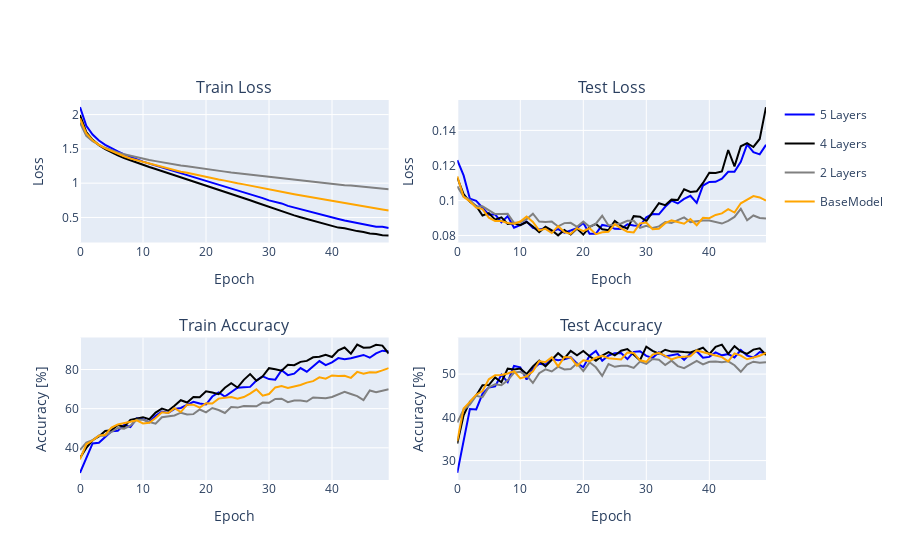

Source (notebook cell):
### Code cell
import plotly.graph_objects as go
from plotly.subplots import make_subplots

# Define colors for each label
color_map = {
    '5 Layers': 'blue',
    '4 Layers': 'black',
    '2 Layers': 'gray',
    'BaseModel': 'orange'
}

# Create a 2x2 grid of subplots
fig = make_subplots(rows=2, cols=2, subplot_titles=("Train Loss", "Test Loss", "Train Accuracy", "Test Accuracy"))

# Row 1, Col 1 (Train Loss)
fig.add_trace(go.Scatter(y=hist5layers['train_loss'], mode='lines', name='5 Layers', legendgroup='5 Layers', hoverinfo='name+y', line={"color":color_map['5 Layers']}), row=1, col=1)
fig.add_trace(go.Scatter(y=hist4layers['train_loss'], mode='lines', name='4 Layers',  legendgroup='4 Layers', hoverinfo='name+y', line={"color":color_map['4 Layers']}), row=1, col=1)
fig.add_trace(go.Scatter(y=hist2layers['train_loss'], mode='lines', name='2 Layers', legendgroup='2 Layers', hoverinfo='name+y', line={"color":color_map['2 Layers']}), row=1, col=1)
fig.add_trace(go.Scatter(y=histBaseModel['train_loss'], mode='lines', name='BaseModel', legendgroup='BaseModel', hoverinfo='name+y', line={"color":color_map['BaseModel']}), row=1, col=1)

# Row 1, Col 2 (Test Loss)
fig.add_trace(go.Scatter(y=hist5layers['test_loss'], mode='lines', name='5 Layers', legendgroup='5 Layers', hoverinfo='name+y', showlegend=False, line={"color":color_map['5 Layers']}), row=1, col=2)
fig.add_trace(go.Scatter(y=hist4layers['test_loss'], mode='lines', name='4 Layers', legendgroup='4 Layers', hoverinfo='name+y', showlegend=False, line={"color":color_map['4 Layers']}), row=1, col=2)
fig.add_trace(go.Scatter(y=hist2layers['test_loss'], mode='lines', name='2 Layers', legendgroup='2 Layers', hoverinfo='name+y', showlegend=False, line={"color":color_map['2 Layers']}), row=1, col=2)
fig.add_trace(go.Scatter(y=histBaseModel['test_loss'], mode='lines', name='BaseModel', legendgroup='BaseModel', hoverinfo='name+y', showlegend=False, line={"color":color_map['BaseModel']}), row=1, col=2)

# Row 2, Col 1 (Train Accuracy)
fig.add_trace(go.Scatter(y=hist5layers['train_accuracy'], mode='lines', name='5 Layers', legendgroup='5 Layers', hoverinfo='name+y', showlegend=False, line={"color":color_map['5 Layers']}), row=2, col=1)
fig.add_trace(go.Scatter(y=hist4layers['train_accuracy'], mode='lines', name='4 Layers', legendgroup='4 Layers', hoverinfo='name+y', showlegend=False, line={"color":color_map['4 Layers']}), row=2, col=1)
fig.add_trace(go.Scatter(y=hist2layers['train_accuracy'], mode='lines', name='2 Layers', legendgroup='2 Layers', hoverinfo='name+y', showlegend=False, line={"color":color_map['2 Layers']}), row=2, col=1)
fig.add_trace(go.Scatter(y=histBaseModel['train_accuracy'], mode='lines', name='BaseModel', legendgroup='BaseModel', hoverinfo='name+y', showlegend=False, line={"color":color_map['BaseModel']}), row=2, col=1)

# Row 2, Col 2 (Test Accuracy)
fig.add_trace(go.Scatter(y=hist5layers['test_accuracy'], mode='lines', name='5 Layers', legendgroup='5 Layers', hoverinfo='name+y', showlegend=False, line={"color":color_map['5 Layers']}), row=2, col=2)
fig.add_trace(go.Scatter(y=hist4layers['test_accuracy'], mode='lines', name='4 Layers', legendgroup='4 Layers', hoverinfo='name+y', showlegend=False, line={"color":color_map['4 Layers']}), row=2, col=2)
fig.add_trace(go.Scatter(y=hist2layers['test_accuracy'], mode='lines', name='2 Layers', legendgroup='2 Layers', hoverinfo='name+y', showlegend=False, line={"color":color_map['2 Layers']}), row=2, col=2)
fig.add_trace(go.Scatter(y=histBaseModel['test_accuracy'], mode='lines', name='BaseModel', legendgroup='BaseModel', hoverinfo='name+y', showlegend=False, line={"color":color_map['BaseModel']}), row=2, col=2)

# Set x-axis and y-axis labels for each subplot
fig.update_xaxes(title_text='Epoch', row=1, col=1)
fig.update_xaxes(title_text='Epoch', row=1, col=2)
fig.update_xaxes(title_text='Epoch', row=2, col=1)
fig.update_xaxes(title_text='Epoch', row=2, col=2)

fig.update_yaxes(title_text='Loss', row=1, col=1)
fig.update_yaxes(title_text='Loss', row=1, col=2)
fig.update_yaxes(title_text='Accuracy [%]', row=2, col=1)
fig.update_yaxes(title_text='Accuracy [%]', row=2, col=2)

# Show the figure
fig.show()

### Figure 1 — Plotly figure (JSON) as saved in the notebook; plotly's stock layout.template omitted (floating-point values rounded to 4 significant figures)
{"data": [{"hoverinfo": "name+y", "legendgroup": "5 Layers", "line": {"color": "blue"}, "mode": "lines", "name": "5 Layers", "y": [2.108, 1.835, 1.709, 1.622, 1.558, 1.505, 1.462, 1.42, 1.381, 1.347, 1.313, 1.285, 1.257, 1.227, 1.199, 1.173, 1.145, 1.117, 1.091, 1.061, 1.036, 1.006, 0.9808, 0.9494, 0.9252, 0.8968, 0.8692, 0.8383, 0.8085, 0.7823, 0.7486, 0.7265, 0.7048, 0.6688, 0.6441, 0.6211, 0.5919, 0.5675, 0.5489, 0.5191, 0.4978, 0.478, 0.4554, 0.4395, 0.414, 0.4009, 0.3825, 0.3652, 0.366, 0.3472], "type": "scatter", "xaxis": "x", "yaxis": "y"}, {"hoverinfo": "name+y", "legendgroup": "4 Layers", "line": {"color": "black"}, "mode": "lines", "name": "4 Layers", "y": [1.993, 1.744, 1.632, 1.555, 1.496, 1.448, 1.406, 1.366, 1.331, 1.297, 1.268, 1.237, 1.207, 1.177, 1.146, 1.117, 1.087, 1.06, 1.029, 1.0, 0.9693, 0.9404, 0.9089, 0.8749, 0.8445, 0.8122, 0.7813, 0.7502, 0.7179, 0.6851, 0.6555, 0.6212, 0.592, 0.5597, 0.5299, 0.503, 0.4795, 0.4491, 0.4292, 0.4021, 0.3808, 0.3523, 0.3427, 0.319, 0.3011, 0.288, 0.2666, 0.2577, 0.2417, 0.239], "type": "scatter", "xaxis": "x", "yaxis": "y"}, {"hoverinfo": "name+y", "legendgroup": "2 Layers", "line": {"color": "gray"}, "mode": "lines", "name": "2 Layers", "y": [1.883, 1.691, 1.611, 1.557, 1.516, 1.479, 1.449, 1.422, 1.399, 1.376, 1.356, 1.338, 1.322, 1.303, 1.291, 1.273, 1.256, 1.245, 1.231, 1.215, 1.202, 1.191, 1.179, 1.168, 1.155, 1.144, 1.131, 1.121, 1.113, 1.101, 1.091, 1.079, 1.067, 1.059, 1.051, 1.036, 1.027, 1.018, 1.011, 1.001, 0.9908, 0.9815, 0.9715, 0.9649, 0.9543, 0.9456, 0.9392, 0.9277, 0.9208, 0.9115], "type": "scatter", "xaxis": "x", "yaxis": "y"}, {"hoverinfo": "name+y", "legendgroup": "BaseModel", "line": {"color": "orange"}, "mode": "lines", "name": "BaseModel", "y": [1.945, 1.725, 1.626, 1.558, 1.507, 1.465, 1.426, 1.393, 1.36, 1.335, 1.307, 1.283, 1.259, 1.234, 1.214, 1.19, 1.168, 1.152, 1.13, 1.11, 1.092, 1.07, 1.054, 1.037, 1.015, 0.9973, 0.9825, 0.963, 0.9448, 0.9241, 0.9093, 0.8922, 0.8731, 0.8574, 0.8396, 0.8235, 0.8062, 0.7871, 0.7688, 0.751, 0.7375, 0.7195, 0.7049, 0.685, 0.6727, 0.6576, 0.6394, 0.623, 0.6154, 0.6004], "type": "scatter", "xaxis": "x", "yaxis": "y"}, {"hoverinfo": "name+y", "legendgroup": "5 Layers", "line": {"color": "blue"}, "mode": "lines", "name": "5 Layers", "showlegend": false, "y": [0.123, 0.1143, 0.101, 0.09979, 0.09584, 0.09186, 0.09206, 0.0875, 0.09103, 0.08439, 0.08598, 0.08797, 0.08442, 0.08337, 0.08413, 0.08223, 0.08365, 0.08158, 0.08282, 0.08419, 0.08713, 0.08096, 0.08092, 0.08603, 0.08534, 0.08377, 0.08367, 0.08637, 0.0857, 0.08551, 0.09041, 0.09219, 0.09208, 0.09639, 0.09986, 0.09829, 0.1009, 0.1026, 0.09864, 0.1085, 0.1105, 0.1106, 0.1124, 0.1163, 0.1164, 0.1221, 0.132, 0.1276, 0.1263, 0.1318], "type": "scatter", "xaxis": "x2", "yaxis": "y2"}, {"hoverinfo": "name+y", "legendgroup": "4 Layers", "line": {"color": "black"}, "mode": "lines", "name": "4 Layers", "showlegend": false, "y": [0.1129, 0.1036, 0.09925, 0.09679, 0.09138, 0.09279, 0.08901, 0.09038, 0.0866, 0.08703, 0.08587, 0.0877, 0.08514, 0.08186, 0.08498, 0.08293, 0.08005, 0.08307, 0.08056, 0.08398, 0.08048, 0.08486, 0.08659, 0.08358, 0.08304, 0.0883, 0.08546, 0.08383, 0.09103, 0.09073, 0.08821, 0.09335, 0.09842, 0.09727, 0.1005, 0.1003, 0.1064, 0.1048, 0.1052, 0.11, 0.1158, 0.1157, 0.1165, 0.1288, 0.1194, 0.1309, 0.1328, 0.1305, 0.1351, 0.1533], "type": "scatter", "xaxis": "x2", "yaxis": "y2"}, {"hoverinfo": "name+y", "legendgroup": "2 Layers", "line": {"color": "gray"}, "mode": "lines", "name": "2 Layers", "showlegend": false, "y": [0.1081, 0.1022, 0.1004, 0.09652, 0.09665, 0.09444, 0.09219, 0.09229, 0.09239, 0.08727, 0.08738, 0.08932, 0.09242, 0.08795, 0.08763, 0.08791, 0.08516, 0.08705, 0.08719, 0.08493, 0.08791, 0.08497, 0.08672, 0.09126, 0.08572, 0.0862, 0.08683, 0.08838, 0.08838, 0.08442, 0.08557, 0.08422, 0.08519, 0.08762, 0.08709, 0.08876, 0.0903, 0.08763, 0.08807, 0.0886, 0.08851, 0.08749, 0.0868, 0.08831, 0.09061, 0.09523, 0.08867, 0.09143, 0.08999, 0.08965], "type": "scatter", "xaxis": "x2", "yaxis": "y2"}, {"hoverinfo": "name+y", "legendgroup": "BaseModel", "line": {"color": "orange"}, "mode": "lines", "name": "BaseModel", "showlegend": false, "y": [0.1138, 0.1021, 0.09943, 0.09586, 0.09507, 0.09014, 0.08833, 0.08825, 0.08717, 0.08672, 0.08795, 0.09078, 0.08774, 0.08294, 0.08379, 0.08138, 0.08531, 0.08193, 0.0809, 0.08421, 0.08253, 0.08413, 0.08075, 0.08186, 0.08209, 0.0865, 0.08407, 0.08217, 0.08175, 0.08688, 0.08737, 0.08353, 0.08383, 0.08702, 0.08859, 0.0875, 0.08671, 0.08939, 0.08588, 0.09011, 0.08983, 0.0917, 0.09258, 0.09503, 0.0931, 0.09838, 0.1002, 0.1025, 0.1017, 0.0999], "type": "scatter", "xaxis": "x2", "yaxis": "y2"}, {"hoverinfo": "name+y", "legendgroup": "5 Layers", "line": {"color": "blue"}, "mode": "lines", "name": "5 Layers", "showlegend": false, "y": [27.19, 34.57, 42.22, 42.54, 45.5, 48.42, 48.71, 51.75, 50.64, 55.0, 54.66, 53.03, 56.32, 58.5, 57.85, 59.87, 60.35, 61.89, 63.53, 62.65, 62.1, 66.2, 68.29, 66.19, 68.51, 70.68, 70.91, 71.11, 74.31, 76.46, 75.1, 74.81, 79.62, 77.12, 77.88, 80.73, 78.89, 81.49, 84.31, 82.22, 83.63, 85.83, 85.3, 85.72, 86.7, 87.44, 86.01, 88.23, 89.62, 89.17], "type": "scatter", "xaxis": "x3", "yaxis": "y3"}, {"hoverinfo": "name+y", "legendgroup": "4 Layers", "line": {"color": "black"}, "mode": "lines", "name": "4 Layers", "showlegend": false, "y": [34.79, 39.97, 43.85, 45.81, 48.62, 48.95, 51.62, 50.72, 54.28, 55.09, 55.65, 54.57, 57.99, 60.04, 58.93, 61.48, 64.29, 63.14, 65.97, 65.79, 68.9, 68.25, 67.43, 70.7, 72.96, 70.8, 74.71, 77.67, 74.23, 76.55, 80.67, 80.12, 79.38, 82.42, 82.17, 83.89, 84.41, 86.24, 86.54, 87.51, 86.36, 89.75, 91.21, 88.07, 92.7, 91.12, 91.18, 92.65, 92.2, 88.15], "type": "scatter", "xaxis": "x3", "yaxis": "y3"}, {"hoverinfo": "name+y", "legendgroup": "2 Layers", "line": {"color": "gray"}, "mode": "lines", "name": "2 Layers", "showlegend": false, "y": [38.92, 42.6, 43.91, 46.24, 46.11, 48.25, 50.14, 49.77, 51.3, 54.32, 54.33, 53.18, 52.29, 55.58, 55.98, 56.5, 57.93, 57.0, 57.2, 59.56, 58.12, 60.33, 59.3, 57.8, 60.79, 60.53, 61.36, 61.37, 61.22, 63.07, 63.01, 64.97, 65.07, 63.32, 64.15, 64.16, 63.67, 65.71, 65.65, 65.32, 65.98, 67.23, 68.6, 67.49, 66.41, 64.4, 69.26, 68.34, 69.11, 69.9], "type": "scatter", "xaxis": "x3", "yaxis": "y3"}, {"hoverinfo": "name+y", "legendgroup": "BaseModel", "line": {"color": "orange"}, "mode": "lines", "name": "BaseModel", "showlegend": false, "y": [34.05, 41.8, 43.72, 46.22, 46.66, 50.39, 51.87, 52.43, 53.3, 54.01, 52.42, 52.79, 55.24, 58.18, 57.77, 60.23, 58.27, 62.01, 62.04, 60.51, 62.8, 62.6, 65.12, 65.62, 65.92, 65.08, 65.91, 67.67, 69.88, 66.64, 67.49, 70.84, 71.5, 70.54, 71.15, 72.1, 73.29, 74.07, 75.98, 75.31, 76.98, 76.62, 76.79, 75.74, 78.77, 77.82, 78.57, 78.48, 79.56, 80.72], "type": "scatter", "xaxis": "x3", "yaxis": "y3"}, {"hoverinfo": "name+y", "legendgroup": "5 Layers", "line": {"color": "blue"}, "mode": "lines", "name": "5 Layers", "showlegend": false, "y": [27.16, 34.67, 41.93, 41.82, 45.42, 46.92, 47.14, 49.82, 48.13, 51.89, 51.55, 48.74, 51.17, 52.41, 52.2, 53.55, 53.2, 53.4, 53.89, 52.48, 51.61, 54.24, 55.34, 53.06, 54.31, 54.84, 54.89, 53.46, 55.14, 55.27, 54.22, 53.75, 55.03, 54.09, 54.42, 54.64, 53.3, 54.74, 55.29, 53.77, 53.97, 55.02, 54.33, 54.62, 53.86, 55.56, 54.26, 53.84, 55.09, 54.79], "type": "scatter", "xaxis": "x4", "yaxis": "y4"}, {"hoverinfo": "name+y", "legendgroup": "4 Layers", "line": {"color": "black"}, "mode": "lines", "name": "4 Layers", "showlegend": false, "y": [33.93, 40.46, 43.61, 45.02, 47.41, 47.46, 49.23, 48.11, 51.25, 51.05, 51.26, 49.99, 51.79, 53.1, 51.78, 53.26, 54.83, 53.61, 55.37, 54.34, 55.34, 54.12, 53.11, 54.27, 55.06, 54.31, 55.39, 55.79, 54.39, 53.19, 56.34, 55.37, 54.72, 55.63, 55.2, 55.24, 55.1, 55.01, 55.52, 56.13, 54.59, 56.29, 56.81, 54.66, 56.45, 55.24, 54.68, 55.65, 55.96, 54.4], "type": "scatter", "xaxis": "x4", "yaxis": "y4"}, {"hoverinfo": "name+y", "legendgroup": "2 Layers", "line": {"color": "gray"}, "mode": "lines", "name": "2 Layers", "showlegend": false, "y": [38.81, 41.76, 42.98, 44.99, 44.67, 46.94, 47.65, 47.43, 48.55, 50.3, 50.51, 49.67, 47.95, 50.2, 51.1, 50.6, 51.71, 51.08, 51.15, 52.48, 50.7, 52.72, 51.57, 49.58, 52.3, 51.68, 51.94, 51.91, 51.44, 52.9, 52.35, 53.48, 53.31, 52.1, 53.11, 51.84, 51.36, 52.14, 53.06, 52.23, 52.85, 52.89, 52.72, 52.95, 52.04, 50.53, 52.18, 52.86, 52.61, 52.73], "type": "scatter", "xaxis": "x4", "yaxis": "y4"}, {"hoverinfo": "name+y", "legendgroup": "BaseModel", "line": {"color": "orange"}, "mode": "lines", "name": "BaseModel", "showlegend": false, "y": [34.52, 42.04, 43.58, 45.24, 46.08, 48.79, 49.75, 49.77, 50.13, 50.66, 49.01, 49.45, 50.65, 53.01, 52.76, 53.89, 51.78, 53.96, 53.85, 51.93, 53.2, 52.97, 53.79, 54.21, 53.67, 53.49, 53.39, 54.98, 54.89, 53.18, 52.84, 54.5, 54.9, 54.2, 53.41, 53.9, 54.1, 54.14, 55.47, 55.03, 54.61, 54.31, 53.92, 52.94, 54.78, 54.27, 53.42, 53.78, 54.24, 54.89], "type": "scatter", "xaxis": "x4", "yaxis": "y4"}], "layout": {"xaxis": {"anchor": "y", "domain": [0.0, 0.45], "title": {"text": "Epoch"}}, "yaxis": {"anchor": "x", "domain": [0.625, 1.0], "title": {"text": "Loss"}}, "xaxis2": {"anchor": "y2", "domain": [0.55, 1.0], "title": {"text": "Epoch"}}, "yaxis2": {"anchor": "x2", "domain": [0.625, 1.0], "title": {"text": "Loss"}}, "xaxis3": {"anchor": "y3", "domain": [0.0, 0.45], "title": {"text": "Epoch"}}, "yaxis3": {"anchor": "x3", "domain": [0.0, 0.375], "title": {"text": "Accuracy [%]"}}, "xaxis4": {"anchor": "y4", "domain": [0.55, 1.0], "title": {"text": "Epoch"}}, "yaxis4": {"anchor": "x4", "domain": [0.0, 0.375], "title": {"text": "Accuracy [%]"}}, "annotations": [{"font": {"size": 16}, "showarrow": false, "text": "Train Loss", "x": 0.225, "xanchor": "center", "xref": "paper", "y": 1.0, "yanchor": "bottom", "yref": "paper"}, {"font": {"size": 16}, "showarrow": false, "text": "Test Loss", "x": 0.775, "xanchor": "center", "xref": "paper", "y": 1.0, "yanchor": "bottom", "yref": "paper"}, {"font": {"size": 16}, "showarrow": false, "text": "Train Accuracy", "x": 0.225, "xanchor": "center", "xref": "paper", "y": 0.375, "yanchor": "bottom", "yref": "paper"}, {"font": {"size": 16}, "showarrow": false, "text": "Test Accuracy", "x": 0.775, "xanchor": "center", "xref": "paper", "y": 0.375, "yanchor": "bottom", "yref": "paper"}]}}
